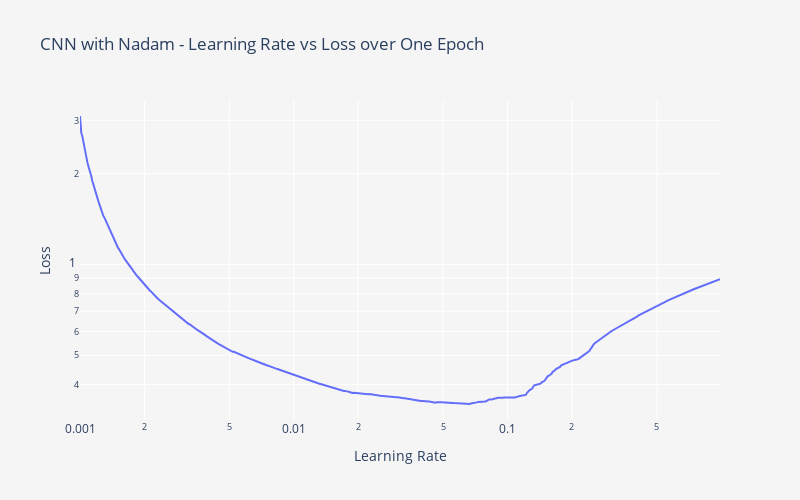

The code cell stored with this chart in its notebook:
### Markdown cell above
<p style="font-size:20px; font-family:JetBrains Mono; color:#3E3F4C; border-bottom: 3px solid #c73c1a">Notes 📜</p>
<blockquote style="margin-right:auto; margin-left:auto; background-color:#fffaf6; padding: 15px; border-radius: 10px 10px">
    <ul style="font-size:16px; font-family:JetBrains Mono; color:#3E3F4C; margin-right: 10px; margin-top: 2px; margin-bottom: 2px">
        <li>Since we have CNN architecture, it's time to find maximal learning rate for 1Cycle.</li>
    </ul>
</blockquote>

### Code cell
BATCH_SIZE = 64
lr_vs_loss = get_lr_vs_loss(cnn_mnist_model, X_train, y_train, batch_size=BATCH_SIZE)

fig = px.line(
    lr_vs_loss,
    x="Learning Rate",
    y="Loss",
    height=500,
    width=800,
    log_x=True,
    log_y=True,
    title="CNN with Nadam - Learning Rate vs Loss over One Epoch",
)

fig.update_layout(
    plot_bgcolor=BACKGROUND_COLOR,
    paper_bgcolor=BACKGROUND_COLOR,
)

fig.show()

### Figure 1 — Plotly figure (JSON) as saved in the notebook; plotly's stock layout.template omitted (floating-point values rounded to 4 significant figures; data arrays with more than 128 entries replaced by an {"elided": "..."} marker saying what was removed)
{"data": [{"hovertemplate": "Learning Rate=%{x}<br>Loss=%{y}<extra></extra>", "legendgroup": "", "line": {"color": "#636efa", "dash": "solid"}, "marker": {"symbol": "circle"}, "mode": "lines", "name": "", "orientation": "v", "showlegend": false, "type": "scatter", "x": {"elided": "525 float values"}, "xaxis": "x", "y": {"elided": "525 float values"}, "yaxis": "y"}], "layout": {"height": 500, "legend": {"tracegroupgap": 0}, "paper_bgcolor": "#F6F5F5", "plot_bgcolor": "#F6F5F5", "title": {"text": "CNN with Nadam - Learning Rate vs Loss over One Epoch"}, "width": 800, "xaxis": {"anchor": "y", "domain": [0, 1], "title": {"text": "Learning Rate"}, "type": "log"}, "yaxis": {"anchor": "x", "domain": [0, 1], "title": {"text": "Loss"}, "type": "log"}}}
